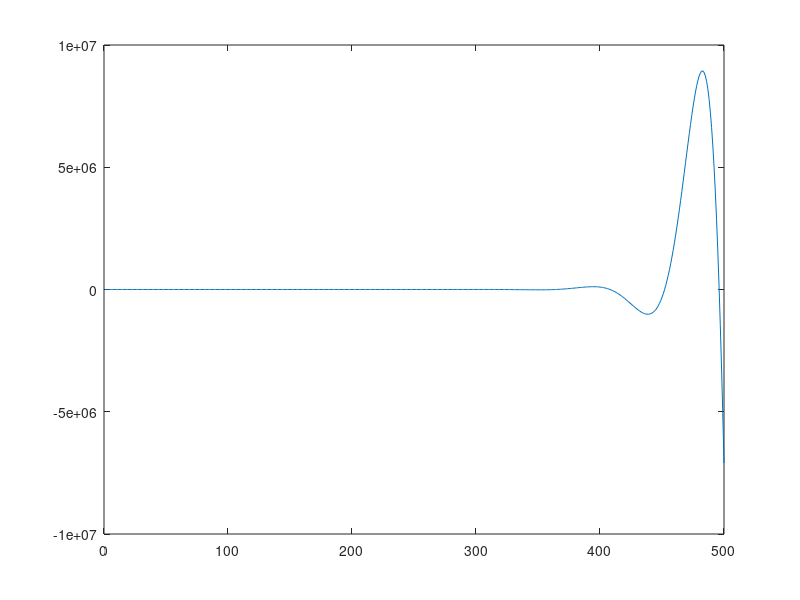

MATLAB code for this plot:
delta = [1 zeros(1,499)];
%stem(delta);title("Delta");figure;

b = ones(1,500);
a = ones(1,500);
cond_inic = zeros(1,max(length(a),length(b))-1);


h = filter(b,a,delta,cond_inic);


t = linspace(0,5,10000);
a = [ 1.0000 -3.9179 5.7571 -3.7603 0.9212 ];
b = (1e-6)*[ 0.0585 0.2338 0.3507 0.2338 0.0585 ];
x = sin(2*pi*t) + randn(1,length(t));
cond_inic = [0 0 0 0]; %c.i.s nulas: solução particular

resp_imp = filter(b,a,h,cond_inic);

plot(resp_imp);figure;

resp_x = filter(b,a,x,cond_inic);

plot(resp_x);